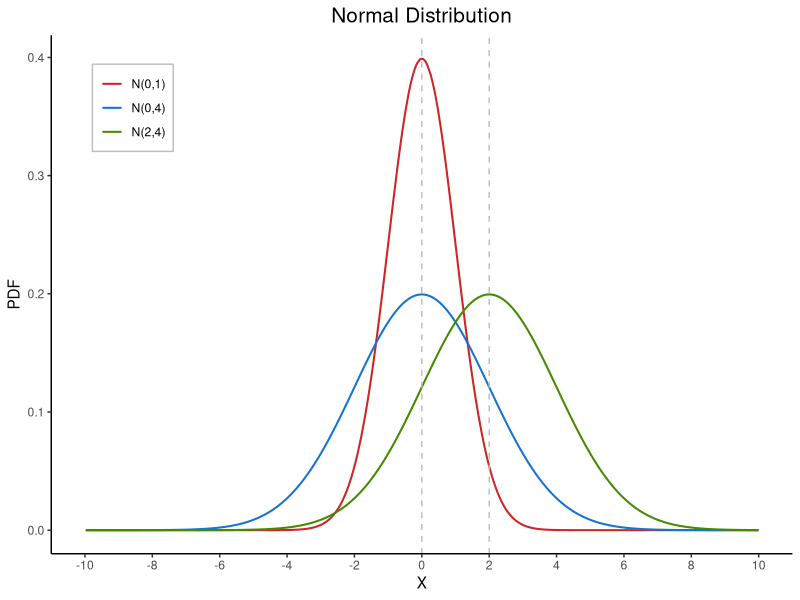
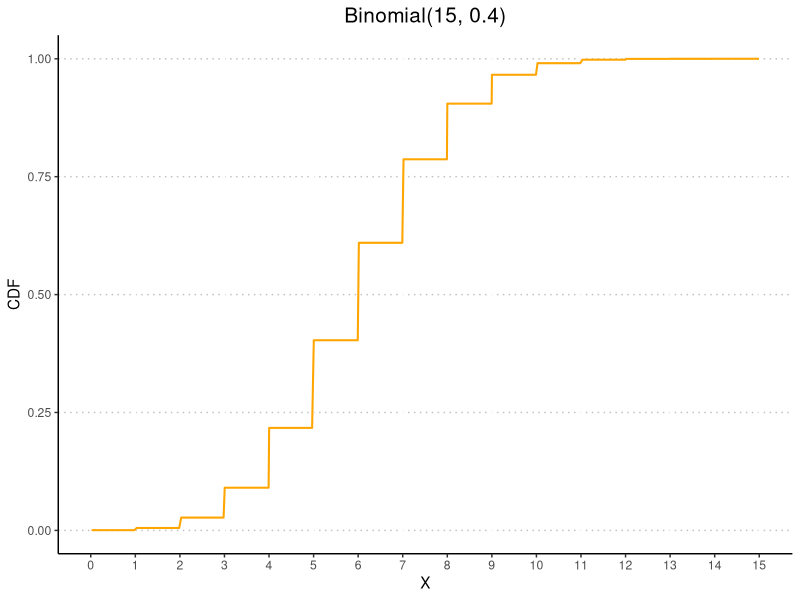
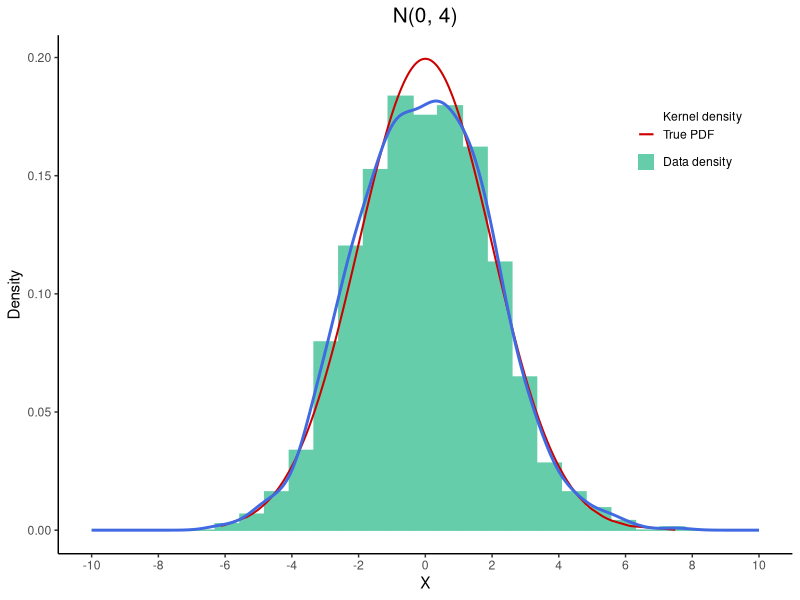
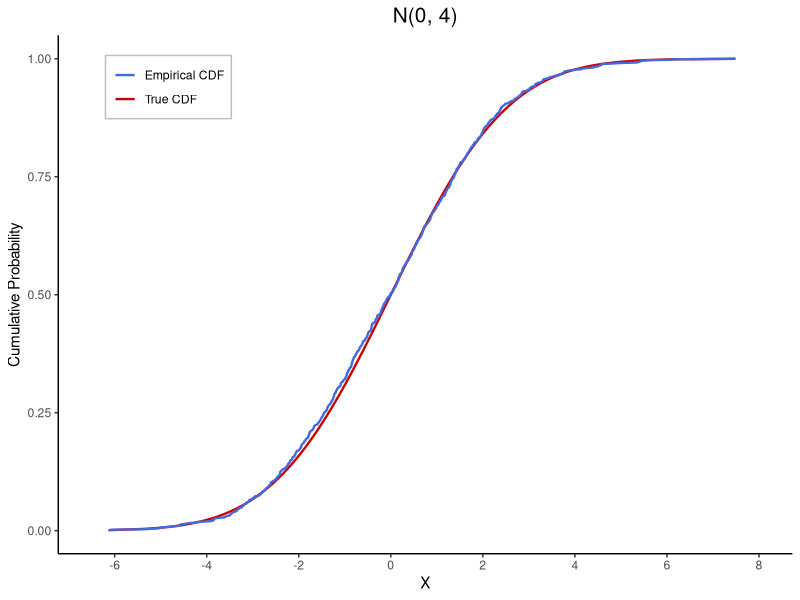
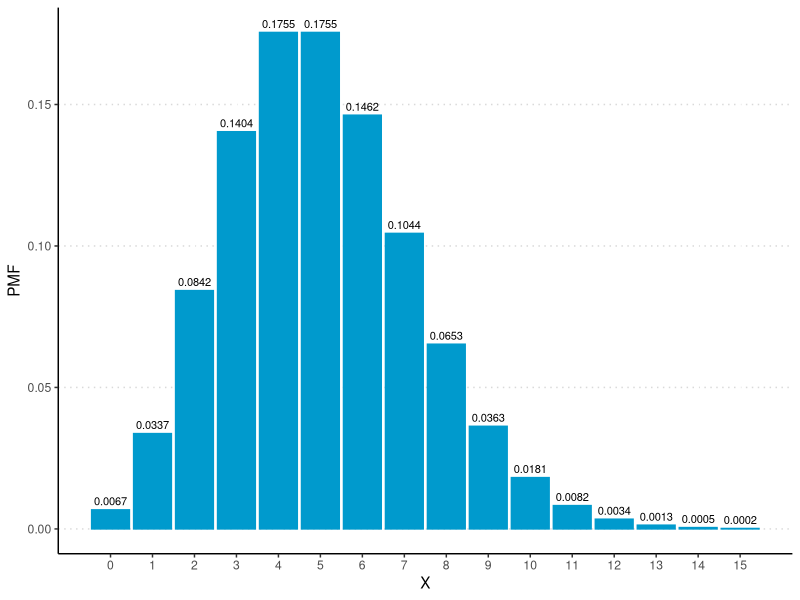

These charts were generated, in order, by the following R code:
# This R code file shows how to plot true/empirical PMF, PDF, and CDF of a probability distribution.
# Code Author: Ian He
# Date: Jul 24, 2023
# R Version: 4.3.1



# Packages and Working Directory -----------------------------------------------
library(tidyverse) # for data wrangling
library(tidyr)     # for reshaping the dataframe
library(ggplot2)   # for plotting



# PMF of Poisson(5) ------------------------------------------------------------
X <- seq.int(0, 15)
pmf <- dpois(X, 5)
df <- data.frame(X, pmf)

pdf(file='../Figures/PMF_Poisson5.pdf', width=10, height=5)    # two dots (..) in file path means navigating up directory
ggplot(df, aes(X, pmf)) +
  geom_col(color='deepskyblue3', fill='deepskyblue3') +
  geom_text(aes(label=sprintf('%5.4f', pmf)), size = 8/.pt, vjust=-0.5) +    # bar labels
  xlab('X') + ylab('PMF') +
  scale_x_continuous(breaks=seq(0, 15, by=1)) +    # customize x-axis ticks
  theme(plot.title = element_text(size=15, hjust=0.5),
        panel.background = element_rect(fill='white'),
        panel.grid.major.y = element_line(color='gray85', linetype='dotted'),
        axis.line.x.bottom = element_line(color='black'),
        axis.line.y.left = element_line(color='black'))
dev.off()



# PDF of N(0,1), N(0,4), and N(2,4) --------------------------------------------
rm(list = ls())    # clear environment

set.seed(230722)

X <- runif(1000, min=-10, max=10)
pdf1 <- dnorm(X, 0, 1)
pdf2 <- dnorm(X, 0, 2)
pdf3 <- dnorm(X, 2, 2)
df <- data.frame(X, pdf1, pdf2, pdf3)
df <- gather(df, key='distribution', value='pdf', c('pdf1', 'pdf2', 'pdf3'))

ggplot(df, aes(x=X, y=pdf, color=distribution)) +    # color varies across distributions
  geom_line(linetype=1, linewidth=0.7) +
  ggtitle('Normal Distribution') +
  labs(x='X', y='PDF', color=NULL) +    # color=NULL removes the title of legend
  scale_color_manual(labels=c('N(0,1)', 'N(0,4)', 'N(2,4)'),    # line labels
                     values=c('firebrick3', 'dodgerblue3', 'chartreuse4')) +    # lines colors
  scale_x_continuous(limits=c(-10,10), breaks=seq(-10, 10, by=2)) +
  theme(plot.title = element_text(size=15, hjust=0.5),
        panel.background = element_rect(fill='white'),
        axis.line.x.bottom = element_line(color='black'),
        axis.line.y.left = element_line(color='black'),
        legend.position = c(0.11,0.86),
        legend.key = element_blank(),    # remove the gray background of legend keys
        legend.background = element_rect(color='gray', linetype="solid"),
        legend.spacing.y = unit(-0.1, 'cm')) +    # reduce the vertical space above legend
  geom_vline(xintercept=0, linetype='dashed', color='gray') +
  geom_vline(xintercept=2, linetype='dashed', color='gray')



# CDF of Binomial(15, 0.4) -----------------------------------------------------
rm(list = ls())

set.seed(230722)

X <- runif(1000, min=0, max=15)
cdf <- pbinom(X, size=15, prob=0.4)
df <- data.frame(X, cdf)

ggplot(df, aes(X, cdf)) +
  geom_line(linetype=1, linewidth=0.7, color='orange') +
  ggtitle('Binomial(15, 0.4)') + xlab('X') + ylab('CDF') +
  scale_x_continuous(breaks=seq(0, 15, by=1)) +
  theme(plot.title = element_text(size=15, hjust=0.5),
        panel.background = element_rect(fill='white'),
        panel.grid.major.y = element_line(color='gray75', linetype='dotted'),
        axis.line.x.bottom = element_line(color='black'),
        axis.line.y.left = element_line(color='black'))



# Empirical PDF of N(0,4) ------------------------------------------------------
rm(list = ls())

set.seed(230722)

X <- rnorm(1000, 0, 2)
true_pdf <- dnorm(X, 0, 2)
df <- data.frame(X, true_pdf)

ggplot(df, aes(x=X)) +
  geom_histogram(aes(y=after_stat(density), fill='aquamarine3'), color='aquamarine3', bins=28) +
  geom_line(aes(y=true_pdf, color='Kernel Density'), linetype=1, lwd=0) +    # a pseudo line plot for adding a manual legend of the kernel density
  geom_line(aes(y=true_pdf, color='True PDF'), linetype=1, lwd=0.7) +
  geom_density(aes(color='Kernel Density'), linetype=1, lwd=1, show.legend=FALSE) +    # kernel density estimation
  labs(x='X', y='Density', title="N(0, 4)", color=NULL, fill=NULL) +
  scale_x_continuous(limits=c(-10, 10), breaks=seq(-10, 10, by=2)) +
  scale_color_manual(labels=c('Kernel density', 'True PDF'), values=c('royalblue', 'red3'), 
                     guide=guide_legend(override.aes=list(fill=c(NULL, NULL)))) +    # remove the boxes outside the keys in legend
  scale_fill_manual(labels=c('Data density'), values='aquamarine3', 
                    guide=guide_legend(override.aes=list(color=NULL))) +    # remove the box outside the key in legend
  theme(plot.title = element_text(size=15, hjust=0.5),
        panel.background = element_rect(fill='white'),
        axis.line.x.bottom = element_line(color='black'),
        axis.line.y.left = element_line(color='black'),
        legend.key = element_blank(),
        legend.key.size = unit(0.9, 'lines'),    # adjust the size of legend keys
        legend.position = c(0.86, 0.8),
        legend.spacing.y = unit(-0.15, 'cm'))



# Empirical CDF of N(0,4) ------------------------------------------------------
df$frequency <- 1/length(X)

df <- df[order(df$X, decreasing=FALSE),]    # sort dataframe by X
df$ecdf <- cumsum(df$frequency)

df$true_cdf <- pnorm(df$X, 0, 2)

ggplot(df, aes(x=X)) +
  geom_line(aes(y=true_cdf, color='True CDF'), linetype=1, linewidth=0.8) +
  geom_line(aes(y=ecdf, color='Empirical CDF'), linetype=1, linewidth=0.8) +
  labs(x='X', y='Cumulative Probability', title='N(0, 4)', color=NULL) +
  scale_x_continuous(limits=c(-6.5,8), breaks=seq(-6, 8, by=2)) +
  scale_color_manual(labels=c('Empirical CDF', 'True CDF'), values=c('royalblue', 'red3')) +
  theme(plot.title = element_text(size=15, hjust=0.5),
        panel.background = element_rect(fill='white'),
        axis.line.x.bottom = element_line(color='black'),
        axis.line.y.left = element_line(color='black'),
        legend.key = element_blank(),
        legend.position = c(0.15, 0.9),
        legend.background = element_rect(color='gray', linetype='solid'),
        legend.spacing.y = unit(-0.1, 'cm'))